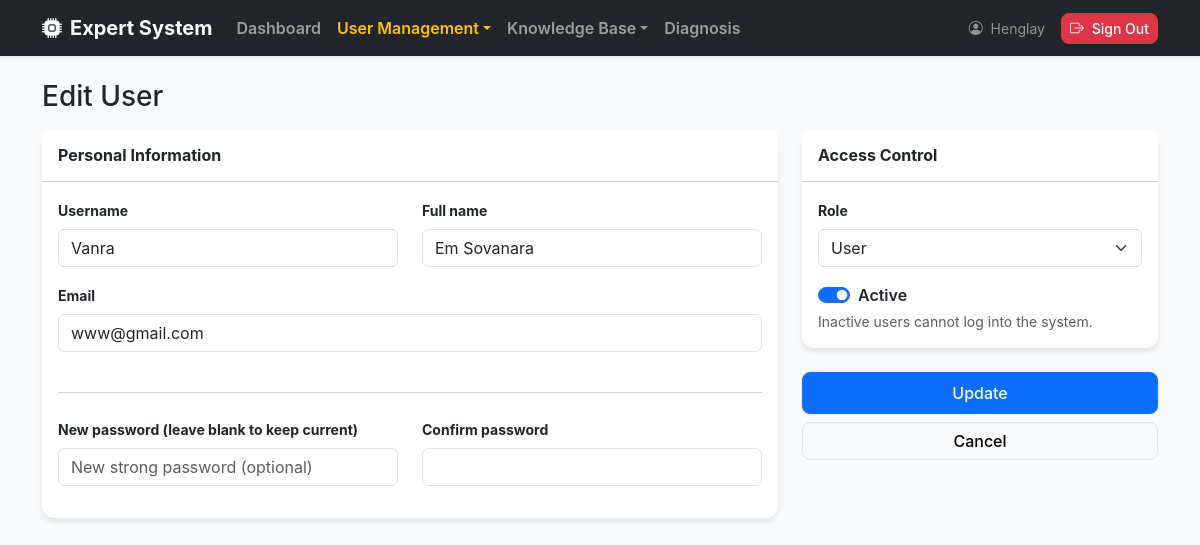
The page /users/2/edit (signed in) on the database its author committed.
### app/models/user.py (models this page shows, shortened)
class User(UserMixin, db.Model):
    __tablename__ = "users"
    id = db.Column(db.Integer, primary_key=True)
    username = db.Column(db.String(80), unique=True, nullable=False)
    email = db.Column(db.String(120), unique=True, nullable=False)
    full_name = db.Column(db.String(120), nullable=False)
    is_active = db.Column(db.Boolean, default=True, nullable=False)
    password_hash = db.Column(db.String(255), nullable=False)
    created_at = db.Column(db.DateTime, default=datetime.utcnow, nullable=False)
    updated_at = db.Column(
        db.DateTime, default=datetime.utcnow, onupdate=datetime.utcnow, nullable=False
    )
    roles = db.relationship("Role", secondary= user_roles, back_populates="users")
    facts = db.relationship("Fact", back_populates="user")
    rules = db.relationship("Rule", back_populates="user")
    def has_role(self, role_name: str) -> bool:
        return any(role.name == role_name for role in self.roles) # type: ignore
    def get_permission_codes(self) -> set[str]:
        return {perm.code for role in self.roles for perm in role.permissions} # type: ignore
    def has_permission(self, permission_code: str) -> bool:
        return permission_code in self.get_permission_codes()

### app/routes/user_routes.py (the view, shortened to what this page needs)
@user_bp.route("/<int:user_id>/edit", methods=["GET", "POST"])
@login_required
@permission_required("user.edit")
def edit(user_id: int):
    user = UserService.get_by_id(user_id)
    if user is None:
        abort(404)
    form = UserEditForm(original_user=user, obj=user)
    return render_template("users/edit.html", form=form, user=user)

### app/decorator_method/role_perm_decorator.py (called while the page is built)
def permission_required(permission):
    def decorator(fn):
        @wraps(fn)
        def wrapped(*args, **kwargs):
            if not current_user.has_permission(permission):
                abort(403)
            return fn(*args, **kwargs)
        return wrapped
    return decorator

### app/forms/user_forms.py (called while the page is built)
def _role_choices():
    return [(role.id, role.name) for role in db.session.scalars(
        db.select(Role).order_by(Role.name)
    )]

### app/services/user_service.py (called while the page is built)
    @staticmethod
    def get_by_id(user_id: int) -> Optional[User]:
        return User.query.get(user_id)

### app/templates/users/edit.html (shortened to what this page needs)
{% extends "layouts/base.html" %}
{% block content %}
<h1 class="h3 mb-3">Edit User</h1>
<form method="post" novalidate>
    {% include "users/_form.html" %}
</form>
{% endblock %}

### app/templates/layouts/base.html (shortened to what this page needs)
<!doctype html>
<html lang="en">
<head>
    <link href="https://cdn.jsdelivr.net/npm/bootstrap@5.3.3/dist/css/bootstrap.min.css" rel="stylesheet" />
    <link rel="stylesheet" href="https://cdn.jsdelivr.net/npm/bootstrap-icons@1.11.3/font/bootstrap-icons.min.css">
</head>
<body>
    <nav class="navbar navbar-expand-lg navbar-dark bg-dark sticky-top mb-4">
        <div class="container">
            {% if current_user.is_authenticated %}
            {% if current_user.has_role("Admin") or current_user.has_role('Expert')%}
            <a class="navbar-brand fw-bold d-flex align-items-center" href="{{ url_for('dashboard.index') }}">
                <i class="bi bi-cpu-fill me-2"></i> Expert System
            </a>
            {% endif %}
            {% else %}
            <a class="navbar-brand fw-bold d-flex align-items-center" href="{{ url_for('diagnosis.diagnose') }}">
                <i class="bi bi-cpu-fill me-2"></i> Expert System
            </a>
            {% endif %}
            {% if current_user.is_authenticated %}
            <div class="collapse navbar-collapse" id="navbarMain">
                <ul class="navbar-nav me-auto">
                    {% if current_user.has_role('Admin') %}
                    <li class="nav-item">
                        <a class="nav-link fw-semibold {% if request.blueprint == 'dashboard' %}text-warning{% endif %}"
                            href="{{ url_for('dashboard.index') }}">Dashboard</a>
                    </li>
                    <li class="nav-item dropdown">
                        <a class="nav-link dropdown-toggle fw-semibold {% if request.blueprint == 'users'
                                    or request.blueprint == 'roles' or request.blueprint == 'permissions' %}text-warning{% endif %}"
                            href="#" data-bs-toggle="dropdown">User Management</a>
                    </li>
                    {% endif %}
                    {% if current_user.has_role('Admin') or current_user.has_role('Expert') %}
                    <li class="nav-item dropdown">
                        <a class="nav-link dropdown-toggle fw-semibold btn
                                    {% if request.blueprint == 'rules' or request.blueprint == 'facts' %}text-warning{% endif %}"
                            href="#" data-bs-toggle="dropdown">Knowledge Base</a>
                    </li>
                    {% endif %}
                    {% endif %}
                    <li class="nav-item">
                        <a class="nav-link fw-semibold {% if request.blueprint == 'diagnosis' %}text-warning{% endif %}"
                            href="{{ url_for('diagnosis.diagnose') }}">Diagnosis</a>
                    </li>
                </ul>
                <ul class="navbar-nav ms-auto align-items-center">
                    {% if current_user.is_authenticated %}
                    <li class="nav-item text-white-50 me-3 small">
                        <i class="bi bi-person-circle me-1"></i> {{ current_user.username }}
                    </li>
                    <li class="nav-item">
                        <button type="button" class="btn btn-danger btn-sm" data-bs-toggle="modal"
                            data-bs-target="#logoutModal" data-message="Are you sure you want to log out?"
                            data-name="{{ current_user.username }}" data-url="{{ url_for('auth.logout') }}">
                            <i class="bi bi-box-arrow-right me-1"></i> Sign Out
                        </button>
                    </li>
                    {% else %}
                    <li class="nav-item">
                        <a class="btn btn-success btn-sm" href="{{ url_for('auth.login') }}">Sign In</a>
                    </li>
                    {% endif %}
                </ul>
            </div>
        </div>
    </nav>
    <main class="container pb-5">
        {% block content %}{% endblock %}
    </main>
</body>
</html>

### app/templates/users/_form.html (shortened to what this page needs)
<div class="row g-4">
    <div class="col-md-8">
        <div class="card h-100">
            <div class="card-header bg-white py-3">
                <h6 class="card-title mb-0 fw-bold">Personal Information</h6>
            </div>
            <div class="card-body">
                <div class="row">
                    <div class="col-md-6 mb-3">
                        {{ form.username.label(class="form-label small fw-bold") }}
                        {{ form.username(class="form-control" + (" is-invalid" if form.username.errors else "")) }}
                    </div>
                    <div class="col-md-6 mb-3">
                        {{ form.full_name.label(class="form-label small fw-bold") }}
                        {{ form.full_name(class="form-control" + (" is-invalid" if form.full_name.errors else "")) }}
                    </div>
                    <div class="col-12 mb-3">
                        {{ form.email.label(class="form-label small fw-bold") }}
                        {{ form.email(class="form-control", placeholder="name@company.com") }}
                    </div>
                </div>
                <hr class="my-4 text-muted">
                <div class="row">
                    <div class="col-md-6 mb-3">
                        {{ form.password.label(class="form-label small fw-bold") }}
                        {{ form.password(class="form-control") }}
                    </div>
                    <div class="col-md-6 mb-3">
                        {{ form.confirm_password.label(class="form-label small fw-bold") }}
                        {{ form.confirm_password(class="form-control") }}
                    </div>
                </div>
            </div>
        </div>
    </div>
    <div class="col-md-4">
        <div class="card mb-4">
            <div class="card-header bg-white py-3">
                <h6 class="card-title mb-0 fw-bold">Access Control</h6>
            </div>
            <div class="card-body">
                <div class="mb-3">
                    {{ form.role_id.label(class="form-label small fw-bold") }}
                    {{ form.role_id(class="form-select") }}
                </div>
                <div class="form-check form-switch mb-0">
                    {{ form.is_active(class="form-check-input") }}
                    {{ form.is_active.label(class="form-check-label fw-semibold") }}
                </div>
                <div class="small text-muted mt-1">Inactive users cannot log into the system.</div>
            </div>
        </div>
        <div class="d-grid gap-2">
            {{ form.submit(class="btn btn-primary py-2") }}
            <a href="{{ url_for('users.index') }}" class="btn btn-light border">Cancel</a>
        </div>
    </div>
</div>

### app/templates/layouts/base.html (style rules this page uses)
:root { --bs-primary: #2563eb; --bs-primary-rgb: 37, 99, 235; }
body { background-color: #f8fafc; font-family: 'Inter', system-ui, -apple-system, sans-serif; }
.navbar { box-shadow: 0 1px 3px 0 rgba(0, 0, 0, 0.1); }
.card { border: none; box-shadow: 0 4px 6px -1px rgba(0, 0, 0, 0.1); border-radius: 12px; }
.btn { border-radius: 8px; font-weight: 500; }

### rows shown on the page
User: username "Henglay"
User: username "Vanra", full_name "Em Sovanara", email "www@gmail.com", is_active "☑"
